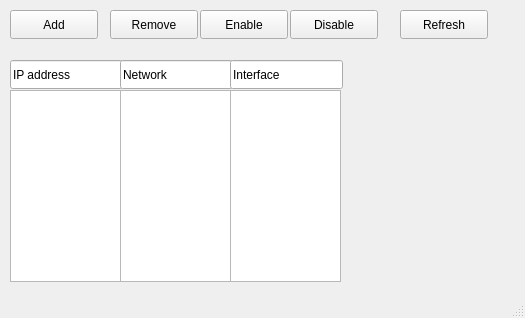
<?xml version="1.0" encoding="UTF-8"?>
<ui version="4.0">
 <class>MainWindow</class>
 <widget class="QMainWindow" name="MainWindow">
  <property name="geometry">
   <rect>
    <x>0</x>
    <y>0</y>
    <width>525</width>
    <height>318</height>
   </rect>
  </property>
  <property name="windowTitle">
   <string>IP addresses</string>
  </property>
  <widget class="QWidget" name="centralwidget">
   <widget class="QPushButton" name="addButton">
    <property name="geometry">
     <rect>
      <x>10</x>
      <y>10</y>
      <width>88</width>
      <height>29</height>
     </rect>
    </property>
    <property name="text">
     <string>Add</string>
    </property>
   </widget>
   <widget class="QPushButton" name="removeButton">
    <property name="geometry">
     <rect>
      <x>110</x>
      <y>10</y>
      <width>88</width>
      <height>29</height>
     </rect>
    </property>
    <property name="text">
     <string>Remove</string>
    </property>
   </widget>
   <widget class="QPushButton" name="enableButton">
    <property name="geometry">
     <rect>
      <x>200</x>
      <y>10</y>
      <width>88</width>
      <height>29</height>
     </rect>
    </property>
    <property name="text">
     <string>Enable</string>
    </property>
   </widget>
   <widget class="QPushButton" name="disableButton">
    <property name="geometry">
     <rect>
      <x>290</x>
      <y>10</y>
      <width>88</width>
      <height>29</height>
     </rect>
    </property>
    <property name="text">
     <string>Disable</string>
    </property>
   </widget>
   <widget class="QLineEdit" name="ipField">
    <property name="geometry">
     <rect>
      <x>10</x>
      <y>60</y>
      <width>113</width>
      <height>29</height>
     </rect>
    </property>
    <property name="text">
     <string>IP address</string>
    </property>
   </widget>
   <widget class="QLineEdit" name="networkField">
    <property name="geometry">
     <rect>
      <x>120</x>
      <y>60</y>
      <width>113</width>
      <height>29</height>
     </rect>
    </property>
    <property name="text">
     <string>Network</string>
    </property>
   </widget>
   <widget class="QLineEdit" name="interfaceField">
    <property name="geometry">
     <rect>
      <x>230</x>
      <y>60</y>
      <width>113</width>
      <height>29</height>
     </rect>
    </property>
    <property name="text">
     <string>Interface</string>
    </property>
   </widget>
   <widget class="QListWidget" name="ipAddressValues">
    <property name="geometry">
     <rect>
      <x>10</x>
      <y>90</y>
      <width>111</width>
      <height>192</height>
     </rect>
    </property>
   </widget>
   <widget class="QListWidget" name="networkValues">
    <property name="geometry">
     <rect>
      <x>120</x>
      <y>90</y>
      <width>111</width>
      <height>192</height>
     </rect>
    </property>
   </widget>
   <widget class="QListWidget" name="interfaceValues">
    <property name="geometry">
     <rect>
      <x>230</x>
      <y>90</y>
      <width>111</width>
      <height>192</height>
     </rect>
    </property>
   </widget>
   <widget class="QPushButton" name="refreshButton">
    <property name="geometry">
     <rect>
      <x>400</x>
      <y>10</y>
      <width>88</width>
      <height>29</height>
     </rect>
    </property>
    <property name="text">
     <string>Refresh</string>
    </property>
   </widget>
  </widget>
  <widget class="QStatusBar" name="statusbar"/>
 </widget>
 <resources/>
 <connections/>
</ui>
